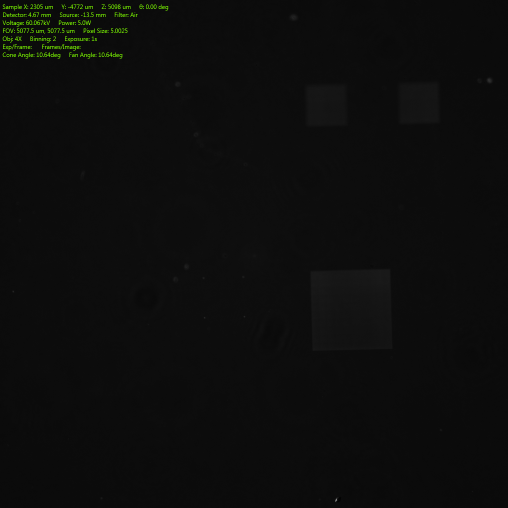
#> input picture nanoscint/maintext/Xray_Images/2021_July30_FIB2_50microns/FF01-549-15-25_50microns_A2_Air.png, 1015 x 1015 px, given in place of FF01-549-15-25_50microns_A2_Air.jpg, which was not available (shown at 1/2 size); the run also reads 1 picture not shown here
$ jupyter execute --allow-errors 2021_July30_Crytur50um_FIB2.ipynb   (text cells are left out)
#> lines starting #> are read from the running program, lines starting #| are printed output that depends on the picture; pictures that were not available may be replaced by others from this repository, and a replacement may not be noted
[cell 1]
# Packages, plotting parameters, and folder to save/read data
import numpy as np
import matplotlib as mpl
import matplotlib.pyplot as plt
import matplotlib.image as mpimg
import csv
import seaborn as sns
from scipy import ndimage
from scipy.signal import savgol_filter
# Update plotting parameters
params = {'legend.fontsize': 'xx-large',
         'axes.labelsize': 'xx-large',
         'axes.titlesize':'xx-large',
         'xtick.labelsize':'xx-large',
         'ytick.labelsize':'xx-large',
          'font.sans-serif': "Arial",
          'font.family': "sans-serif",
          'figure.figsize': (6, 6),
         }
sns.set_style("whitegrid", {'axes.grid' : False})
plt.rcParams.update(params)
sns.set_style("whitegrid", {'axes.grid' : False})
plt.rcParams.update(params)
font = {'family' : 'sans-serif',
        'size'   : 14}
mpl.rc('font', **font)

# Folder data
data_folder = "./2021_July30_FIB2_50microns/"
fig_folder = "figs/July30_figs/"

[cell 2]
# Reads image data and associated line cuts, calculating scintillation enhancement on/off sample
def read_data(file, plot_flag = True, plot_window = ([0,1014],[0,1014])):
    # Reads correlated .csv and image data
#> called with file = 'FF01-549-15-25_50microns_A2_Air', plot_flag = True, plot_window = ([0, 1014], [0, 1014])
    file0 = data_folder + file
    try:
        img = mpimg.imread(file0 + ".jpg")
#> img is the input picture: shape (1015, 1015, 4) float32; mean R, G, B, A 0.0497, 0.0515, 0.0479, 1
        img = np.squeeze(img)
    except FileNotFoundError:
        img = mpimg.imread(file0 + ".png")
        img = np.squeeze(img[:,:,0])
    pixels, cut, pixels_bg, cut_bg = [], [], [], []
    with open(file0 + '.csv','r') as csvfile:
        reader = csv.reader(csvfile, delimiter=',', quotechar='|')
        for row in reader:
            pixels.append(float(row[0]))
            cut.append(float(row[1]))
        pixels = np.array(pixels)
        cut = np.array(cut)
    try:
        with open(file0 + '_Off.csv','r') as csvfile:
            reader = csv.reader(csvfile, delimiter=',', quotechar='|')
            for row in reader:
                pixels_bg.append(float(row[0]))
                cut_bg.append(float(row[1]))
            pixels_bg = np.array(pixels_bg)
            cut_bg = np.array(cut_bg)
    except FileNotFoundError:
        pixels_bg = pixels
        cut_bg = np.ones_like(cut)
    diffcut_smooth = np.diff(savgol_filter(cut,7,1))
    (lp, rp) = (np.where(diffcut_smooth == np.max(diffcut_smooth))[0][0], np.where(diffcut_smooth == np.min(diffcut_smooth))[0][0])
    on_square = np.mean(cut[lp:rp])
    off_square = (np.mean(cut[:lp])+np.mean(cut[rp:]))/2.0
    background = np.mean(cut_bg)
    print(file)
    print("Enhancement (no bg sub.) : {0} vs. {1} = {2} ({3} %)".format(on_square, off_square, on_square/off_square, (on_square-off_square)/off_square*100.))
    if background > off_square:
        print("Careful! Background is larger than signal.")
    else:
        print("Enhancement : {0} vs. {1} = {2} ({3} %)".format(on_square-background, off_square-background, (on_square-background)/(off_square-background), (on_square-off_square)/(off_square-background)*100.))
    if plot_flag:
        fig, axs = plt.subplots(1, 2, figsize = (15, 5))
        implot = axs[1].imshow(img[plot_window[1][0]:plot_window[1][1],plot_window[0][0]:plot_window[0][1]], cmap = "inferno")
        axs[1].axis('off')
        axs[1].set_title(file)
        fig.colorbar(implot)
        axs[0].plot(pixels, cut, label = "signal")
        axs[0].plot(pixels[lp:rp], cut[lp:rp], 'x', label = "on square")
        axs[0].set_xlabel("Pixel index")
        axs[0].set_xticks([0,np.max(pixels)])
        axs[0].plot(pixels_bg, cut_bg, label = "bg")
        axs[0].legend()
        # plt.savefig(fig_folder+file+".svg")
    return img, pixels, cut, pixels_bg, cut_bg, on_square, off_square, background

#> (a cell that did not finish here is left out)

[cell 4]
## TEM GRID IMAGE
img = mpimg.imread(data_folder+"FF01-549-15-25_50microns_TEMGrid_Long.png")
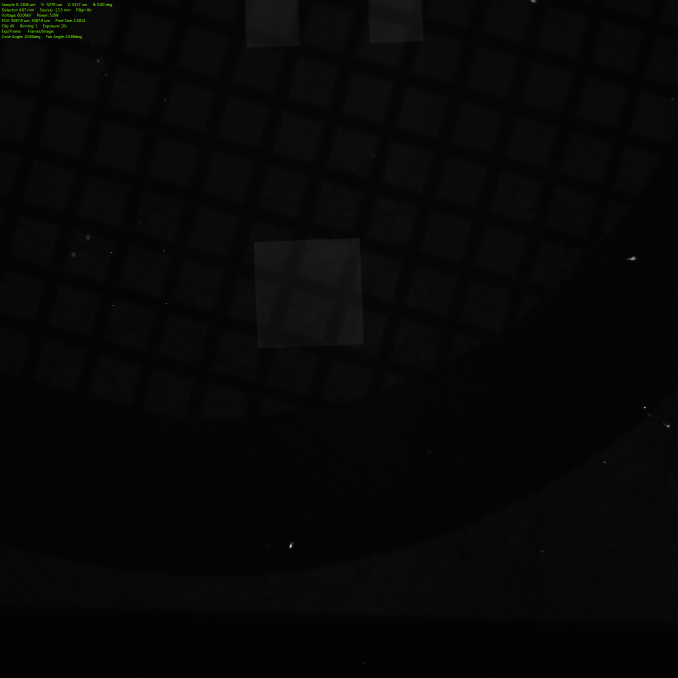
#> input picture nanoscint/maintext/Xray_Images/2021_July30_FIB2_50microns/FF01-549-15-25_50microns_TEMGrid_Long.png, 2034 x 2034 px (shown at 1/3 size)
#> img is the input picture: shape (2034, 2034, 4) float32; mean R, G, B, A 0.0282, 0.0286, 0.0277, 1
img = np.squeeze(img[:,:,0])
#> img: shape (2034, 2034) float32

image = img[400:1200,600:1400]
rotang = -2
rotated = ndimage.rotate(image, rotang)
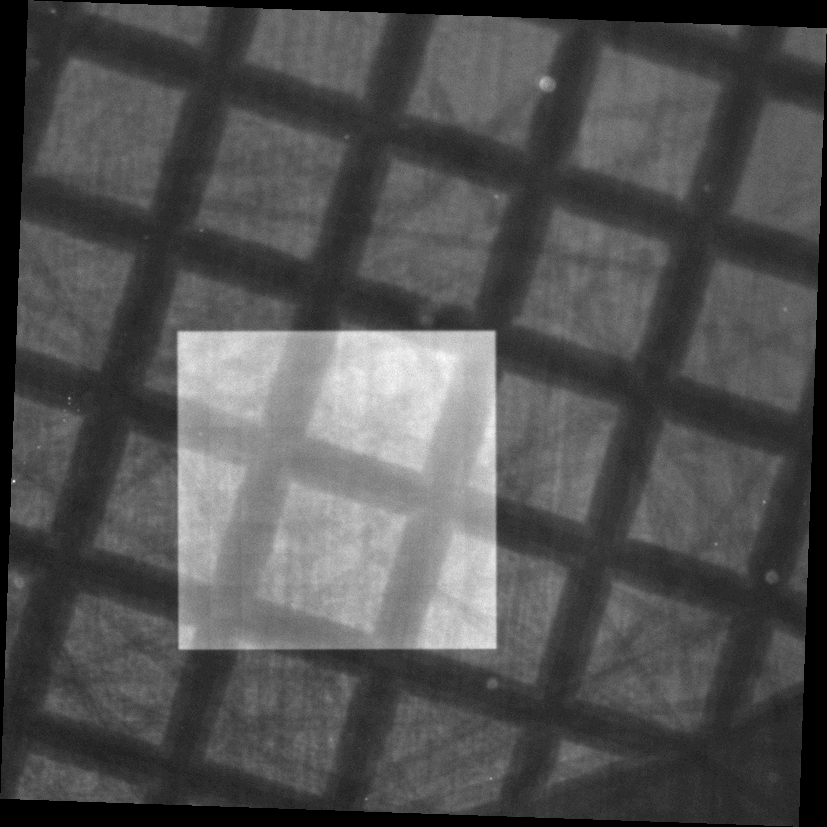
#> rotated: shape (827, 827) float32; min 0, max 0.112, mean 0.0362; drawn with min black and max white
rotated_image = rotated[335:645,180:490]
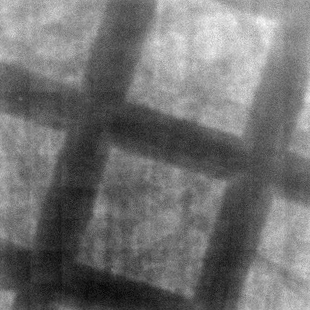
#> rotated_image: shape (310, 310) float32; min 0.0432, max 0.112, mean 0.074; drawn with min black and max white

## Geometrical magnification.
source_to_object = 8. #mm
object_to_scint = 8. #mm
mag = 1.0 + object_to_scint / source_to_object
scint_real_size = 430. # microns

(pixx_rot, pixy_rot) = ((scint_real_size/mag)/np.shape(rotated_image)[0],(scint_real_size/mag)/np.shape(rotated_image)[1])
#> pixx_rot = 0.694; pixy_rot = 0.694
(pixx, pixy) = (pixx_rot/np.cos(rotang*np.pi/180.), pixy_rot/np.cos(rotang*np.pi/180.))
#> pixx = 0.694; pixy = 0.694
-pixx/2.*np.shape(image)[0]

fig, axs = plt.subplots(1, 2, figsize = (15, 5))
implot = axs[0].imshow(image, extent = [-pixx/2.*np.shape(image)[0], pixx/2.*np.shape(image)[0], -pixy/2.*np.shape(image)[1], pixy/2.*np.shape(image)[1]], cmap = "gist_stern")
axs[0].set_xlabel("Position ($\mu$m)")
axs[0].set_ylabel("Position ($\mu$m)")
cbar = fig.colorbar(implot, ax = axs[0])
cbar.set_label('Scintillation signal',size=22)
implot = axs[1].imshow(rotated_image, extent = [-pixx_rot/2.*np.shape(rotated_image)[0], pixx_rot/2.*np.shape(rotated_image)[0], -pixy_rot/2.*np.shape(rotated_image)[1], pixy_rot/2.*np.shape(rotated_image)[1]],
                       cmap = "gist_stern", vmin = np.min(image.flatten()), vmax = np.max(image.flatten()))
axs[1].set_xlabel("Position ($\mu$m)")
axs[1].set_ylabel("Position ($\mu$m)")
cbar = fig.colorbar(implot, ax = axs[1])
cbar.set_label('Scintillation signal',size=22)
# plt.savefig(fig_folder+'temgrid_long.svg')
print("Image shape {}".format(np.shape(rotated_image)))
#| Image shape (310, 310)
tem_image = rotated_image/np.max(np.max(rotated_image))
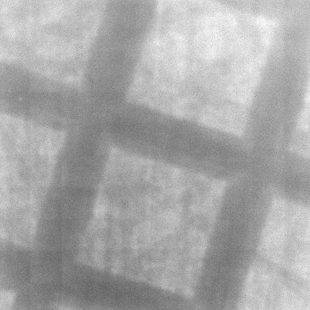
#> tem_image: shape (310, 310) float32; min 0.384, max 1, mean 0.658
extent_tem = extent = [-pixx_rot/2.*np.shape(rotated_image)[0], pixx_rot/2.*np.shape(rotated_image)[0], -pixy_rot/2.*np.shape(rotated_image)[1], pixy_rot/2.*np.shape(rotated_image)[1]]
#> extent_tem = [-107.5, 107.5, -107.5, 107.5]; extent = [-107.5, 107.5, -107.5, 107.5]
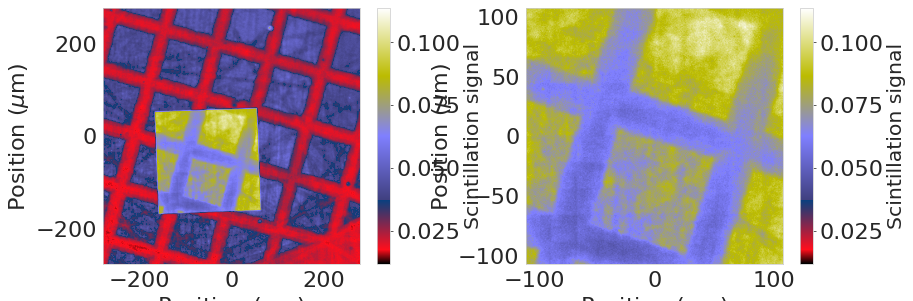
#> figure drawn by matplotlib, 4 panels

[cell 5]
# Flower bud image
img = mpimg.imread(data_folder+"FF01-549-15-25_50microns_FlowerBud_Long.png")
img = np.squeeze(img[:,:,0])
#> img: shape (2034, 2034) float32

image = img[400:1200,200:1000]
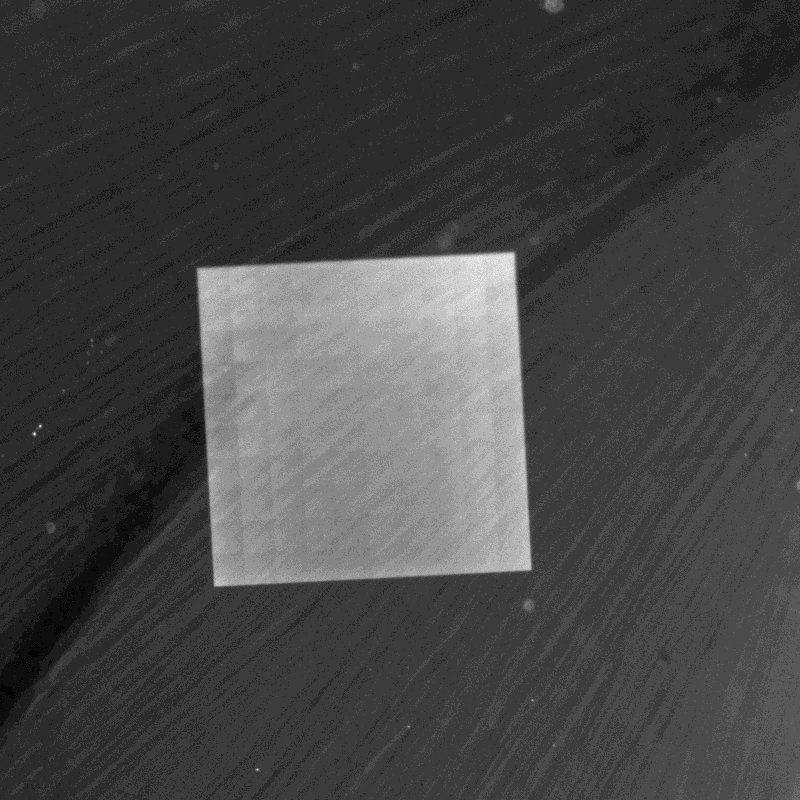
#> image: shape (800, 800) float32; min 0.0157, max 0.0824, mean 0.0341; drawn with min black and max white
rotang = -3
rotated = ndimage.rotate(image, rotang)
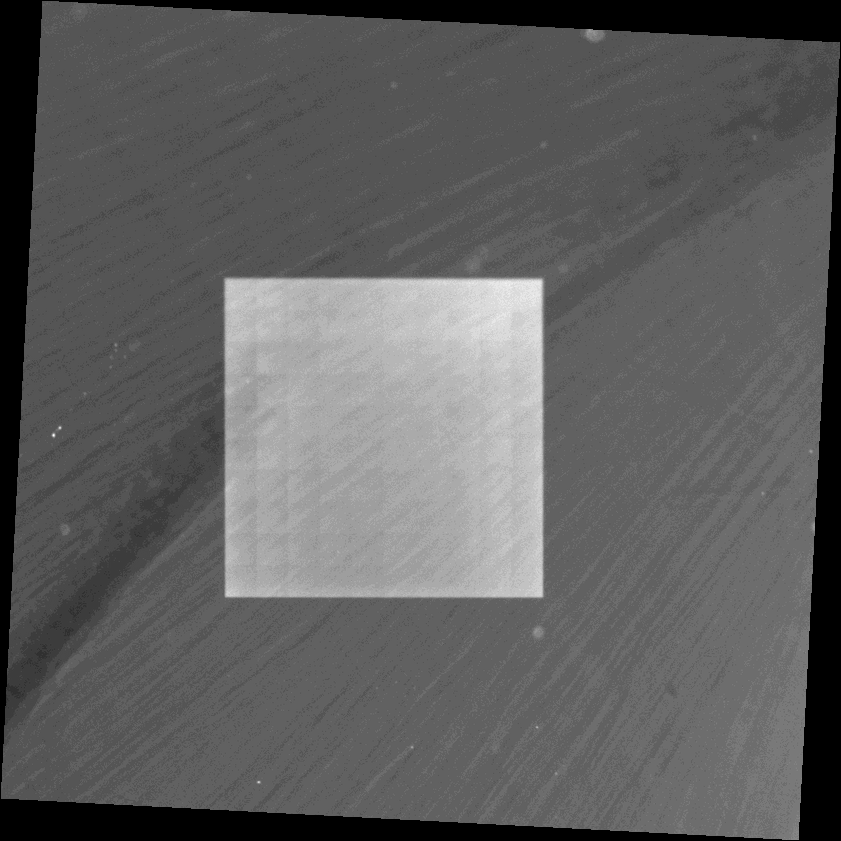
#> rotated: shape (841, 841) float32; min 0, max 0.0822, mean 0.0308; drawn with min black and max white
rotated_image = rotated[280:590,225:535]
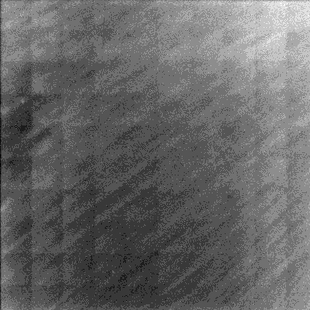
#> rotated_image: shape (310, 310) float32; min 0.0431, max 0.0785, mean 0.0574; drawn with min black and max white

## Geometrical magnification.
source_to_object = 8. #mm
object_to_scint = 8. #mm
mag = 1.0 + object_to_scint / source_to_object
scint_real_size = 430. # microns

(pixx_rot, pixy_rot) = ((scint_real_size/mag)/np.shape(rotated_image)[0],(scint_real_size/mag)/np.shape(rotated_image)[1])
(pixx, pixy) = (pixx_rot/np.cos(rotang*np.pi/180.), pixy_rot/np.cos(rotang*np.pi/180.))
#> pixx = 0.695; pixy = 0.695
-pixx/2.*np.shape(image)[0]

fig, axs = plt.subplots(1, 2, figsize = (15, 5))
implot = axs[0].imshow(image, extent = [-pixx/2.*np.shape(image)[0], pixx/2.*np.shape(image)[0], -pixy/2.*np.shape(image)[1], pixy/2.*np.shape(image)[1]], cmap = "gist_stern")
axs[0].set_xlabel("Position ($\mu$m)")
axs[0].set_ylabel("Position ($\mu$m)")
cbar = fig.colorbar(implot, ax = axs[0])
cbar.set_label('Scintillation signal',size=22)
implot = axs[1].imshow(rotated_image, extent = [-pixx_rot/2.*np.shape(rotated_image)[0], pixx_rot/2.*np.shape(rotated_image)[0], -pixy_rot/2.*np.shape(rotated_image)[1], pixy_rot/2.*np.shape(rotated_image)[1]],
                       cmap = "gist_stern", vmin = np.min(image.flatten()), vmax = np.max(image.flatten()))
axs[1].set_xlabel("Position ($\mu$m)")
axs[1].set_ylabel("Position ($\mu$m)")
cbar = fig.colorbar(implot, ax = axs[1])
cbar.set_label('Scintillation signal',size=22)
# plt.savefig(fig_folder+'bud.svg')
print("Image shape {}".format(np.shape(rotated_image)))
#| Image shape (310, 310)
bud_image = rotated_image/np.max(np.max(rotated_image))
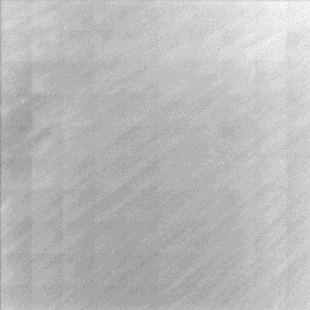
#> bud_image: shape (310, 310) float32; min 0.549, max 1, mean 0.731
extent_bud = [-pixx_rot/2.*np.shape(rotated_image)[0], pixx_rot/2.*np.shape(rotated_image)[0], -pixy_rot/2.*np.shape(rotated_image)[1], pixy_rot/2.*np.shape(rotated_image)[1]]
#> extent_bud = [-107.5, 107.5, -107.5, 107.5]
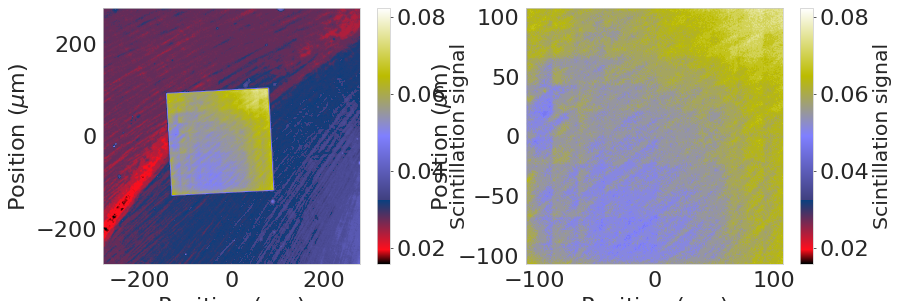
#> figure drawn by matplotlib, 4 panels
